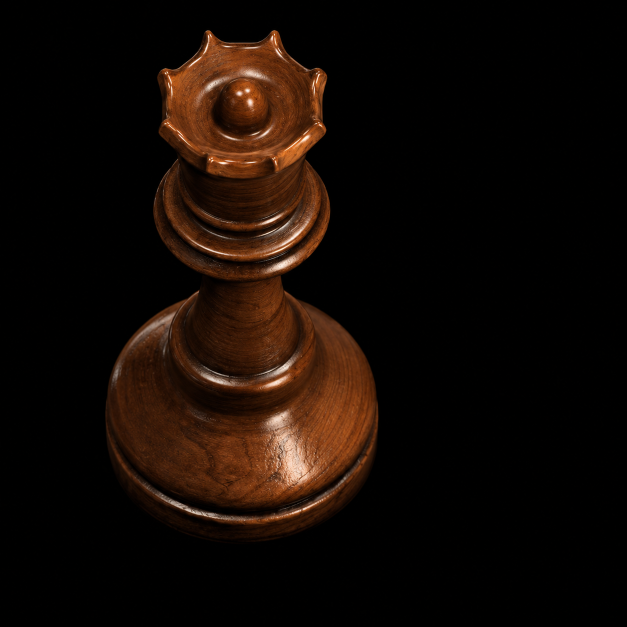
#> input picture assets/queen/reference.png, 1254 x 1254 px, found by its file name (shown at 1/2 size)
$ python overlay_qa.py
#> lines starting #> are read from the running program, lines starting #| are printed output that depends on the picture; after the words box and inside, x2 and y2 are one past the last pixel; in counts of white or black regions, pixels touching at a corner belong together
"""Repeatable pixel-aligned queen reconstruction comparisons.

Run with the bundled Python after Blender has written queen-matched.png.
No registration, scaling, or shifting is applied to either source image.
"""
from __future__ import annotations

import argparse
import json
from pathlib import Path

import numpy as np
from PIL import Image, ImageDraw, ImageFilter, ImageFont


WORKSPACE = Path(__file__).resolve().parents[2]
DEFAULT_OUTPUT = WORKSPACE / "outputs" / "queen-hires"
CYAN = (46, 225, 244)
MAGENTA = (255, 76, 215)
BG = (11, 13, 18)


def font(size: int, bold: bool = False):
    for name in ("segoeuib.ttf" if bold else "segoeui.ttf", "arial.ttf"):
        path = Path("C:/Windows/Fonts") / name
        if path.exists():
            return ImageFont.truetype(str(path), size)
    return ImageFont.load_default(size=size)


def largest_component(mask: np.ndarray) -> np.ndarray:
    """Find the largest 8-connected component via row runs, without SciPy."""
    parents: list[int] = []
    runs: list[tuple[int, int, int, int]] = []
    previous: list[tuple[int, int, int]] = []

    def root(i: int) -> int:
        while parents[i] != i:
            parents[i] = parents[parents[i]]
            i = parents[i]
        return i

    for y, row in enumerate(mask):
        transitions = np.diff(np.pad(row.astype(np.int8), (1, 1)))
        starts = np.flatnonzero(transitions == 1)
        ends = np.flatnonzero(transitions == -1) - 1
        current = []
        p = 0
        for start, end in zip(starts.tolist(), ends.tolist()):
            ident = len(parents)
            parents.append(ident)
            while p < len(previous) and previous[p][1] < start - 1:
                p += 1
            q = p
            while q < len(previous) and previous[q][0] <= end + 1:
                other = root(previous[q][2])
                this = root(ident)
                if this != other:
                    parents[this] = other
                q += 1
            current.append((start, end, ident))
            runs.append((y, start, end, ident))
        previous = current

    if not runs:
        raise ValueError("Foreground mask is empty.")
    areas: dict[int, int] = {}
    for _, start, end, ident in runs:
        key = root(ident)
        areas[key] = areas.get(key, 0) + end - start + 1
    biggest = max(areas, key=areas.get)
    result = np.zeros_like(mask, dtype=bool)
    for y, start, end, ident in runs:
        if root(ident) == biggest:
            result[y, start:end + 1] = True
    return result


def fill_holes(mask: np.ndarray) -> np.ndarray:
    # Padding guarantees a background flood seed even if a model touches an edge.
    # fromarray may be read-only; floodfill silently fails on that pixel buffer.
    padded = Image.fromarray(np.pad(mask.astype(np.uint8) * 255, 1)).copy()
    ImageDraw.floodfill(padded, (0, 0), 128, thresh=0)
    return np.asarray(padded)[1:-1, 1:-1] != 128


def contour(mask: np.ndarray) -> np.ndarray:
    bitmap = Image.fromarray(mask.astype(np.uint8) * 255)
    outer = np.asarray(bitmap.filter(ImageFilter.MaxFilter(3))) > 0
    inner = np.asarray(bitmap.filter(ImageFilter.MinFilter(3))) > 0
    return outer & ~inner


def bounds(mask: np.ndarray):
    y, x = np.nonzero(mask)
    return [int(x.min()), int(y.min()), int(x.max()), int(y.max())]


def legend(image: Image.Image, title: str, subtitle: str) -> Image.Image:
    result = image.convert("RGB").copy()
    draw = ImageDraw.Draw(result)
    # The supplied reference has ample unused space on the right.
    x, y = min(802, result.width - 445), 29
    draw.rounded_rectangle((x - 12, y - 10, result.width - 20, y + 147), 12,
                           fill=(14, 17, 23), outline=(48, 54, 68))
    draw.text((x, y), title, font=font(25, True), fill=(238, 242, 250))
    draw.text((x, y + 40), subtitle, font=font(18), fill=(179, 188, 203))
    if "Contour" in title:
        draw.line((x, y + 85, x + 35, y + 85), fill=CYAN, width=4)
        draw.text((x + 48, y + 72), "Reference", font=font(19), fill=CYAN)
        draw.line((x, y + 119, x + 35, y + 119), fill=MAGENTA, width=4)
        draw.text((x + 48, y + 106), "Model", font=font(19), fill=MAGENTA)
    else:
        draw.text((x, y + 83), "Reference + model at 50%", font=font(19),
                  fill=(218, 224, 236))
        draw.text((x, y + 115), "No image alignment adjustments", font=font(17),
                  fill=(162, 173, 190))
    return result


def comparison(title: str, subtitle: str, box: tuple[int, int, int, int],
               images: list[Image.Image], path: Path, panel_width: int = 530):
    gap, margin, header, footer = 22, 24, 105, 48
    w, h = box[2] - box[0], box[3] - box[1]
    panel_height = round(h * panel_width / w)
    canvas = Image.new("RGB", (margin * 2 + panel_width * 3 + gap * 2,
                               header + panel_height + footer), BG)
    draw = ImageDraw.Draw(canvas)
    draw.text((margin, 17), title, font=font(27, True), fill=(242, 245, 252))
    draw.text((margin, 54), subtitle, font=font(17), fill=(168, 181, 204))
    for index, (name, image) in enumerate(zip(
            ("REFERENCE", "MODEL", "50% OVERLAY"), images)):
        x = margin + index * (panel_width + gap)
        crop = image.crop(box).resize((panel_width, panel_height), Image.Resampling.LANCZOS)
        canvas.paste(crop.convert("RGB"), (x, header))
        draw.text((x, header - 24), name, font=font(15, True), fill=(215, 224, 241))
    draw.text((margin, header + panel_height + 14),
              "Identical pixel coordinates in all panels. Shape only; wood material is deferred.",
              font=font(16), fill=(160, 173, 195))
    canvas.save(path)


def feature_curves(reference: Image.Image, landmark_path: Path, output: Path):
    """Project actual model circles onto the reference without image fitting."""
    if not landmark_path.is_file():
        return None
    landmarks = json.loads(landmark_path.read_text(encoding="utf-8"))
    scale = float(landmarks["scale"])
    elevation = np.deg2rad(float(landmarks["elevation"]))
    cx, y0 = float(landmarks["cx"]), float(landmarks["y0"])
    pixels = (np.asarray(reference.convert("RGB"), dtype=np.float32) * .76).astype(np.uint8)
    result = Image.fromarray(pixels)
    draw = ImageDraw.Draw(result)
    colors = [(251, 135, 86), (255, 208, 78), (172, 230, 88), (47, 225, 174),
              (46, 219, 247), (108, 159, 255), (181, 130, 255), (251, 113, 215),
              (247, 247, 252)]
    features = []
    for index, (name, coordinates) in enumerate(landmarks["rings"].items()):
        radius, height = map(float, coordinates)
        cy = y0 - scale * height * np.cos(elevation)
        a, b = scale * radius, scale * radius * np.sin(elevation)
        theta = np.linspace(0, np.pi, 401)
        points = list(zip((cx + a * np.cos(theta)).tolist(),
                          (cy + b * np.sin(theta)).tolist()))
        color = colors[index % len(colors)]
        draw.line(points, fill=color, width=2, joint="curve")
        front = (cx, cy + b)
        draw.ellipse((front[0] - 3, front[1] - 3, front[0] + 3, front[1] + 3), fill=color)
        features.append({"name": name, "r": radius, "z": height,
                         "axis_y": float(cy), "front_y": float(cy + b),
                         "radius_px": float(a), "color": color})
    draw.rounded_rectangle((793, 27, reference.width - 20, 154), 12,
                           fill=(14, 17, 23), outline=(48, 54, 68))
    draw.text((807, 41), "Projected model feature curves", font=font(22, True), fill=(244, 245, 250))
    draw.text((807, 78), "Circles from actual model r / z", font=font(17), fill=(183, 195, 216))
    draw.text((807, 108), f"Camera elevation {np.rad2deg(elevation):.2f} degrees", font=font(17),
              fill=(183, 195, 216))
    previous_y = 176
    for item in sorted(features, key=lambda value: value["front_y"]):
        label_y = max(item["front_y"] - 16, previous_y + 49)
        previous_y = label_y
        # Leader starts in the right/front quadrant, clear of the central details.
        curve_x = cx + item["radius_px"] * .77
        curve_y = item["axis_y"] + item["radius_px"] * np.sin(elevation) * np.sqrt(1 - .77 ** 2)
        draw.line([(curve_x, curve_y), (783, label_y + 9), (803, label_y + 9)],
                  fill=item["color"], width=1)
        draw.text((811, label_y), item["name"].replace("_", " ").title(),
                  font=font(18, True), fill=item["color"])
        draw.text((811, label_y + 24),
                  f"r {item['r']:.3f} · z {item['z']:.3f} · front y {item['front_y']:.1f}",
                  font=font(14), fill=(168, 179, 198))
    draw.text((24, result.height - 33),
              "Front semicircles projected onto the reference. Curve placement is diagnostic; no image warping.",
              font=font(17), fill=(175, 188, 209))
    result.save(output / "feature-curves.png")
    (output / "feature-curves.json").write_text(json.dumps(features, indent=2), encoding="utf-8")
    return features


def main():
    parser = argparse.ArgumentParser(description=__doc__)
    parser.add_argument("--reference", type=Path, default=DEFAULT_OUTPUT / "reference.png")
    parser.add_argument("--render", type=Path, default=DEFAULT_OUTPUT / "queen-matched.png")
    parser.add_argument("--output", type=Path, default=DEFAULT_OUTPUT)
    parser.add_argument("--reference-mask", choices=("luminance", "max-channel"), default="luminance",
                        help="Max-channel avoids mistaking dark brown surfaces for the black backdrop.")
    parser.add_argument("--threshold", type=int, default=12)
    args = parser.parse_args()
    for path in (args.reference, args.render):
        if not path.is_file():
            raise SystemExit(f"Required image does not exist yet: {path}")
    reference = Image.open(args.reference).convert("RGBA")
    model = Image.open(args.render).convert("RGBA")
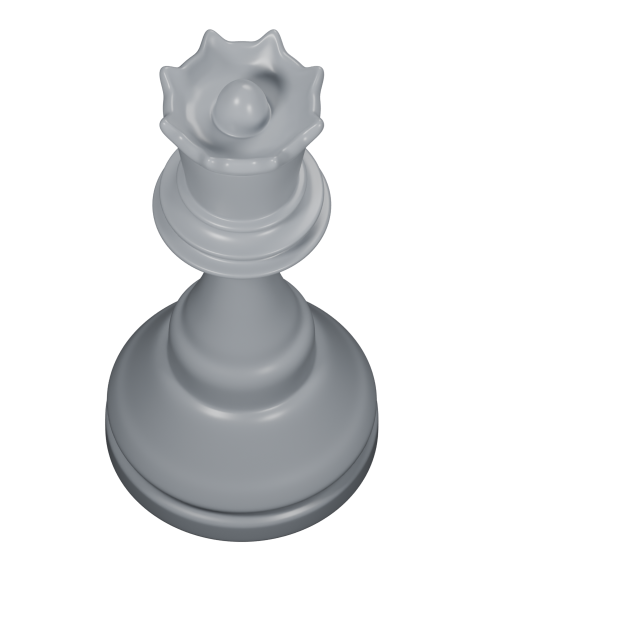
#> input picture history/queen-hires/before-base-compression/queen-matched.png, 1254 x 1254 px, found by its file name (shown at 1/2 size)
#> model is the input picture: PIL image 1254x1254 RGBA; mean R, G, B, A 33.5, 34.6, 35.7, 60
    if reference.size != model.size:
        raise SystemExit(f"Pixel registration requires identical sizes: reference={reference.size}, model={model.size}")
    if np.asarray(model.getchannel("A")).min() == 255:
        raise SystemExit("Render has no transparent background; export Blender RGBA with film_transparent=True.")
    args.output.mkdir(parents=True, exist_ok=True)
    reference_rgb = reference.convert("RGB")
#> reference_rgb is the input picture: PIL image 1254x1254 RGB; mean R, G, B 19.3, 10, 4.7
    feature_curves(reference_rgb, args.output / "profile-landmarks.json", args.output)
#> (reads history/queen-hires/before-base-flattening/profile-landmarks.json from the repository)
#> in feature_curves, `pixels = (np.asarray(reference.convert("RGB"), dtype=np.float32) * .76..`:
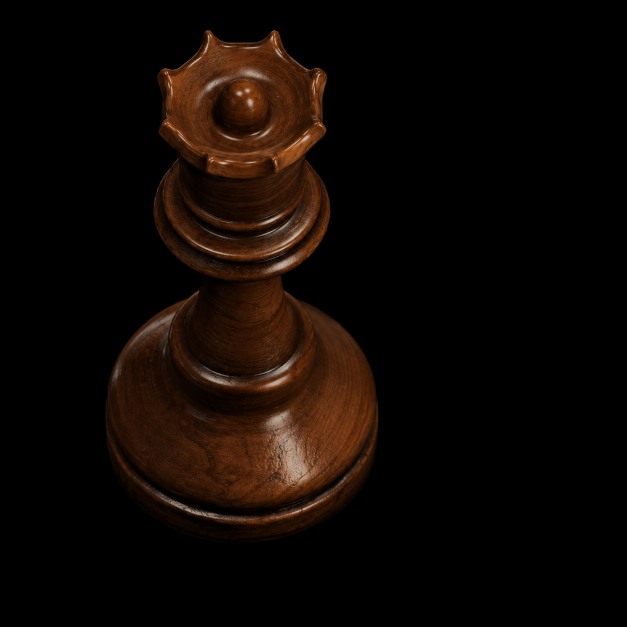
#> pixels: shape (1254, 1254, 3) (shown at 1/2 size); mean R, G, B 14.5, 7.5, 3.5
#> after the loop in feature_curves, `for index, (name, coordinates) in enumerate(landmarks["rings"].items()):`: features = 9 items
#> the loop in feature_curves, `for item in sorted(features, key=lambda value: value["front_y"]):` made 9 passes
#> (label_y, previous_y, curve_x, curve_y) on passes 1 to 9: (253.6, 253.6, 525.3, 253.5), (447.8, 447.8, 584.2, 425), (502.5, 502.5, 610.5, 469.5), (551.5, 551.5, 621.1, 503.3), (733.5, 733.5, 576.9, 713.5), (782.5, 782.5, 588.9, 738.8), (1010.9, 1010.9, 690.1, 947), (1059.9, 1059.9, 680.8, 952.6), (1108.9, 1108.9, 696.7, 973.8)
    dark = Image.new("RGBA", reference.size, (0, 0, 0, 255))
    model_rgb = Image.alpha_composite(dark, model).convert("RGB")
    half_model = model.copy()
    half_model.putalpha(model.getchannel("A").point(lambda value: round(value * 0.5)))
    overlay = Image.alpha_composite(reference, half_model).convert("RGB")
    overlay.save(args.output / "overlay-50.png")
    legend(overlay, "50% geometry overlay", "Original framing · matched camera").save(
        args.output / "overlay-50-labeled.png")

    reference_signal = (np.asarray(reference_rgb.convert("L")) if args.reference_mask == "luminance"
                        else np.asarray(reference_rgb).max(axis=2))
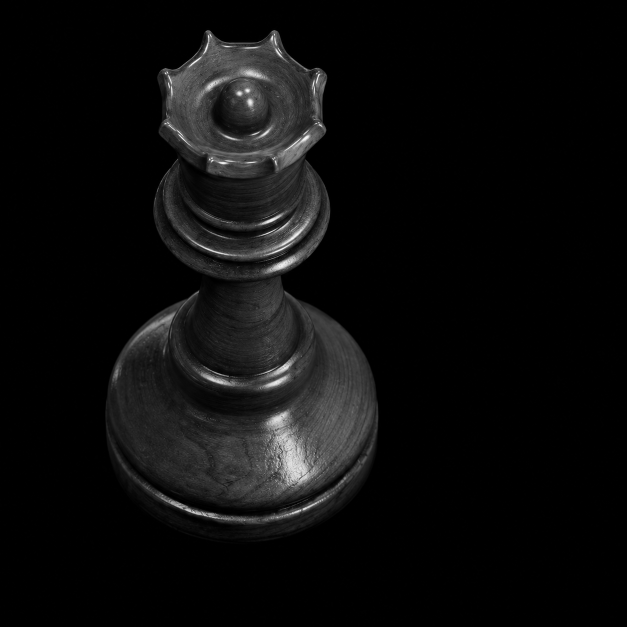
#> reference_signal: shape (1254, 1254) (shown at 1/2 size); min 0, max 255, mean 12.2
    reference_mask = fill_holes(largest_component(reference_signal > args.threshold))
#> after the loop in largest_component, `for y, row in enumerate(mask):`: parents = 4200 values, max 4196 at index 4196, min 0 at index 2, mean 2033.5; runs = 4200 items, first 6: (60, 415, 418, 0), (60, 547, 550, 1), (61, 412, 420, 2), (61, 544, 553, 3), (62, 411, 421, 4), (62, 543, 555, 5)
#> the loop in largest_component, `for _, start, end, ident in runs:` made 4200 passes
#> (start, end) on passes 1 to 3: (415, 418), (547, 550), (412, 420)
#> after the loop in largest_component, `for _, start, end, ident in runs:`: areas = 140 items
#> in largest_component, `biggest = max(areas, key=areas.get)`: biggest = 4145
#> the loop in largest_component, `for y, start, end, ident in runs:` made 4200 passes
#> (y, start, end) on passes 1 to 3: (60, 415, 418), (60, 547, 550), (61, 412, 420)
#> after the loop in largest_component, `for y, start, end, ident in runs:`:
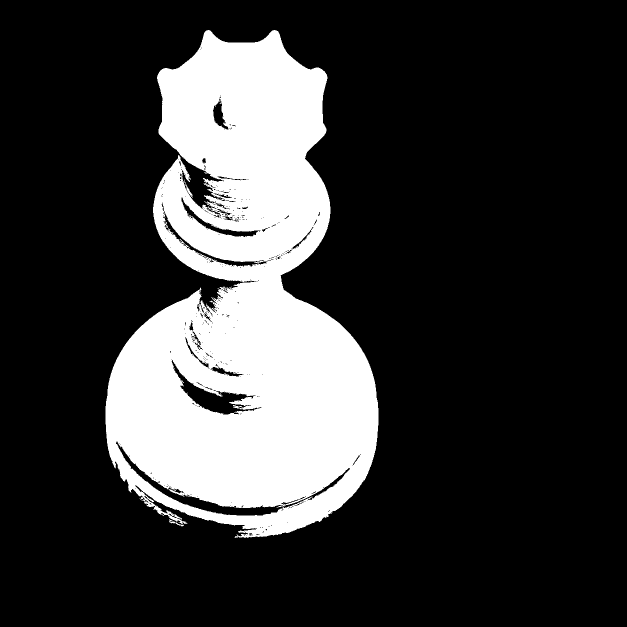
#> result: shape (1254, 1254) bool (shown at 1/2 size); 21.4% white; 1 white region, box (x1, y1, x2, y2) and area: (211, 60, 757, 1076) 336062
#> in fill_holes, `padded = Image.fromarray(np.pad(mask.astype(np.uint8) * 255, 1)).copy()`: padded: PIL image 1256x1256 L; 21.3% white; 1 white region, box (x1, y1, x2, y2) and area: (212, 61, 758, 1077) 336062
#> in fill_holes, `ImageDraw.floodfill(padded, (0, 0), 128, thresh=0)`:
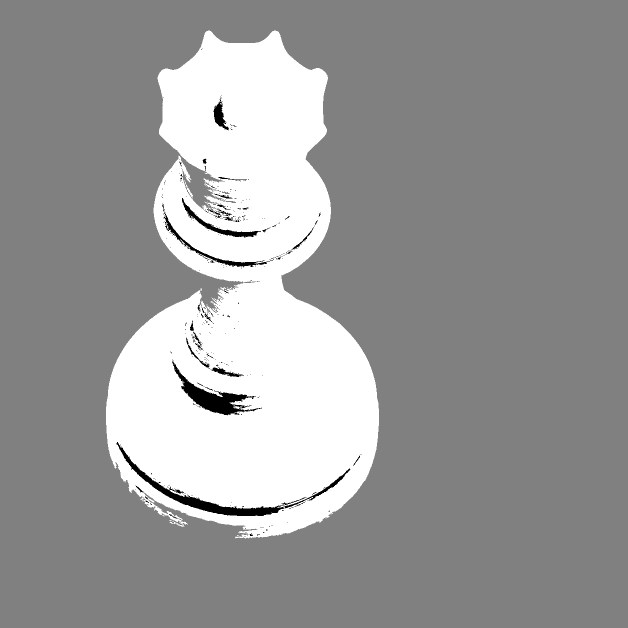
#> padded: PIL image 1256x1256 L (shown at 1/2 size); min 0, max 255, mean 153.6
#> in fill_holes, `return np.asarray(padded)[1:-1, 1:-1] != 128`: returned value: shape (1254, 1254) bool; 22.5% white; 1 white region, box (x1, y1, x2, y2) and area: (211, 60, 757, 1076) 353736
    model_mask = fill_holes(largest_component(np.asarray(model.getchannel("A")) > 127))
#> the loop in largest_component (call 2), `for y, row in enumerate(mask):` made 1254 passes
#> (starts, ends, previous) on pass 60: ([416, 543], [423, 550], [(416, 423, 0), (543, 550, 1)])
#> the loop in largest_component (call 2), `for _, start, end, ident in runs:` made 1056 passes
#> (start, end) on passes 1 to 3: (416, 423), (543, 550), (414, 426)
#> the loop in largest_component (call 2), `for y, start, end, ident in runs:` made 1056 passes
#> (y, start, end) on passes 1 to 3: (59, 416, 423), (59, 543, 550), (60, 414, 426)
#> after the loop in largest_component (call 2), `for y, start, end, ident in runs:`: result: shape (1254, 1254) bool; 23.5% white; 1 white region, box (x1, y1, x2, y2) and area: (210, 59, 757, 1084) 370207
#> in fill_holes (call 2), `padded = Image.fromarray(np.pad(mask.astype(np.uint8) * 255, 1)).copy()`: padded: PIL image 1256x1256 L; 23.5% white; 1 white region, box (x1, y1, x2, y2) and area: (211, 60, 758, 1085) 370207
    reference_edge, model_edge = contour(reference_mask), contour(model_mask)
#> in contour, `outer = np.asarray(bitmap.filter(ImageFilter.MaxFilter(3))) > 0`: outer: shape (1254, 1254) bool; 22.9% white; 1 white region, box (x1, y1, x2, y2) and area: (210, 59, 758, 1077) 359919
#> in contour, `inner = np.asarray(bitmap.filter(ImageFilter.MinFilter(3))) > 0`: inner: shape (1254, 1254) bool; 22.1% white; 14 white regions (11 under 20 px), largest, box (x1, y1, x2, y2) and area: (212, 61, 756, 1074) 347248, (326, 1022, 356, 1042) 173, (309, 1012, 325, 1027) 77
#> in contour, `return outer & ~inner`: returned value: shape (1254, 1254) bool; 0.79% white in thin lines or dots, all inside (x1, y1, x2, y2) = (210, 59, 758, 1077)
#> in contour (call 2), `outer = np.asarray(bitmap.filter(ImageFilter.MaxFilter(3))) > 0`: outer: shape (1254, 1254) bool; 23.8% white; 1 white region, box (x1, y1, x2, y2) and area: (209, 58, 758, 1085) 374008
#> in contour (call 2), `inner = np.asarray(bitmap.filter(ImageFilter.MinFilter(3))) > 0`: inner: shape (1254, 1254) bool; 23.3% white; 1 white region, box (x1, y1, x2, y2) and area: (211, 60, 756, 1083) 366413
#> in contour (call 2), `return outer & ~inner`: returned value: shape (1254, 1254) bool; 0.48% white in thin lines or dots, all inside (x1, y1, x2, y2) = (209, 58, 758, 1085)
    contour_pixels = (np.asarray(reference_rgb, dtype=np.float32) * 0.70).astype(np.uint8)
    contour_pixels[reference_edge] = CYAN
    contour_pixels[model_edge] = MAGENTA
    contour_pixels[reference_edge & model_edge] = (249, 244, 255)
    contour_image = Image.fromarray(contour_pixels)
    contour_image.save(args.output / "contour-overlay.png")
    legend(contour_image, "Contour comparison", "Coincident edges appear white").save(
        args.output / "contour-overlay-labeled.png")

    for slug, title, crop in (
        ("crown", "Crown and central finial", (285, 40, 685, 367)),
        ("collars", "Upper body and collar stack", (285, 296, 685, 576)),
        ("base", "Raised stem socket and broad base", (185, 572, 785, 1108)),
        ("full", "Queen reconstruction · camera-matched comparison", (180, 35, 790, 1110)),
    ):
        comparison(title, "Reference image, neutral geometry, and transparent overlay",
                   crop, [reference_rgb, model_rgb, overlay],
                   args.output / f"comparison-{slug}.png")
#> this loop made 4 passes
#> pass 1, in comparison, `canvas.save(path)`:
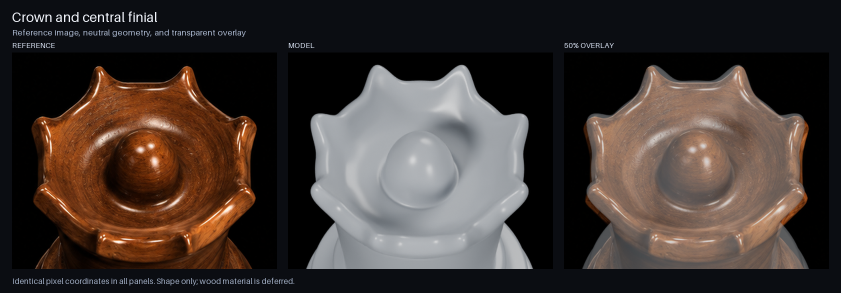
#> saved as comparison-crown.png: PIL image 1682x586 RGB (shown at 1/2 size); mean R, G, B 63.9, 53.8, 49.5

    union = reference_mask | model_mask
#> union: shape (1254, 1254) bool; 23.7% white; 1 white region, box (x1, y1, x2, y2) and area: (210, 59, 757, 1084) 372847
    intersection = reference_mask & model_mask
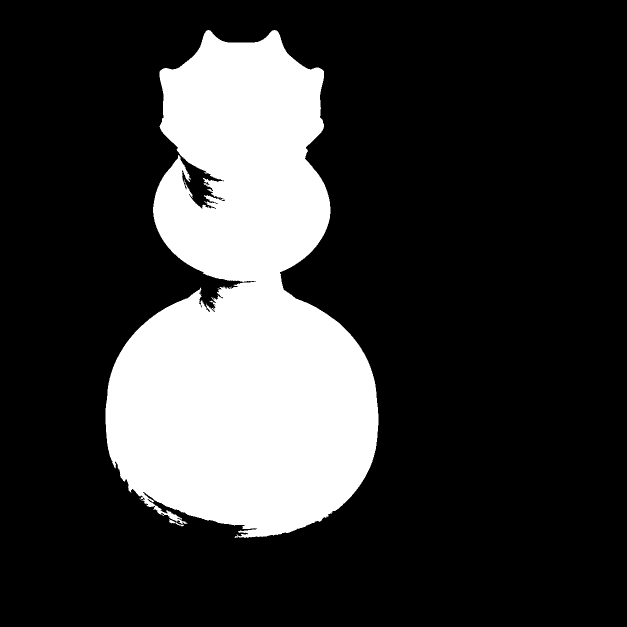
#> intersection: shape (1254, 1254) bool (shown at 1/2 size); 22.3% white; 1 white region, box (x1, y1, x2, y2) and area: (211, 60, 757, 1076) 351096
    rows = []
    for y in (100, 160, 260, 340, 420, 500, 560, 600, 700, 800, 840, 940, 1000, 1060):
        if y >= reference.height:
            continue
        record = {"y": y}
        for name, mask in (("reference", reference_mask), ("model", model_mask)):
            x = np.flatnonzero(mask[y])
            record[name] = [int(x.min()), int(x.max())] if x.size else None
        rows.append(record)
    metrics = {
        "reference": str(args.reference), "render": str(args.render),
        "size": list(reference.size), "registration": "No shifts or scaling applied",
        "mask_method": f"Reference {args.reference_mask} >{args.threshold}; model alpha >127; largest 8-connected component, holes filled",
        "reference_bbox": bounds(reference_mask), "model_bbox": bounds(model_mask),
        "silhouette_iou": float(intersection.sum() / union.sum()),
        "reference_area_px": int(reference_mask.sum()), "model_area_px": int(model_mask.sum()),
        "missing_reference_px": int((reference_mask & ~model_mask).sum()),
        "excess_model_px": int((model_mask & ~reference_mask).sum()),
        "row_extents": rows,
        "caution": "Silhouette overlap does not assess internal geometry, shading, material, or unseen surfaces.",
    }
    (args.output / "overlay-metrics.json").write_text(json.dumps(metrics, indent=2), encoding="utf-8")
    print(json.dumps(metrics, indent=2))
#> (printed output is left out)
    print(f"Comparisons saved in {args.output}")


if __name__ == "__main__":
    main()
